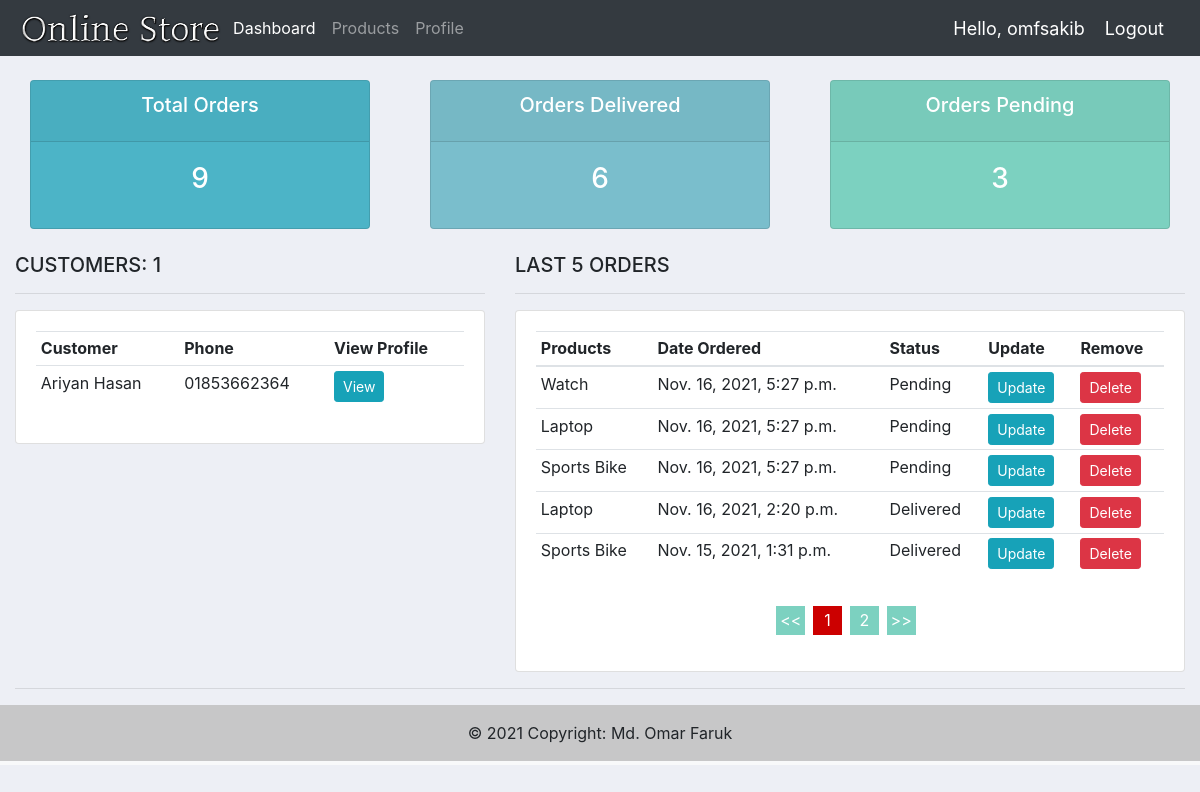
Screenshot of / (signed in) with the database file from the repository.
### accounts/models.py (models this page shows)
class Customer(models.Model):
    user = models.OneToOneField(User, null = True,blank=True ,on_delete=models.CASCADE)
    phone = models.CharField(max_length=200, null=True )
    profile_pic = models.ImageField(default="profile.png",null = True,blank = True)
    date_created = models.DateTimeField(auto_now_add=True, null=True)
    def __str__(self):
        return self.user.username

class Product(models.Model):
    shopowner = models.ForeignKey(ShopOwner, null=True, on_delete= models.SET_NULL)
    name = models.CharField(max_length=200, null=True)
    price = models.FloatField(null=True)
    category = models.ManyToManyField(Category)
    description = models.CharField(max_length=200, null=True,blank=True)
    date_created = models.DateTimeField(auto_now_add=True, null=True)
    tags = models.ManyToManyField(Tag)
    digital = models.BooleanField(default=False, null=True, blank=False)
    img = models.ImageField(default="product-pic.jpg",null = True,blank = True)
    stock = models.IntegerField(default=0, null = True,blank = True)
    discount = models.IntegerField(default=0, null = True,blank = True)
    discount_amount = models.FloatField(default=0, null = True,blank = True)
    rate = models.FloatField(default=0, null = True,blank = True)
    def __str__(self):
        return self.name

### ecommerce_web/models.py (models this page shows, shortened)
class OrderItem(models.Model):
    STATUS = (
        ('Pending','Pending'),
        ('Out for delivery', 'Out for delivery'),
        ('Delivered','Delivered')
    )
    customer = models.ForeignKey(Customer, null=True, on_delete= models.SET_NULL)
    product = models.ForeignKey(Product, on_delete=models.SET_NULL, blank=True, null=True)
    shop = models.ForeignKey(ShopOwner, on_delete=models.SET_NULL, blank=True, null=True)
    order = models.ForeignKey(Order, on_delete=models.SET_NULL, blank=True, null=True)
    quantity = models.IntegerField(default=0,null=True,blank=True)
    date_added = models.DateTimeField(auto_now_add=True)
    status = models.CharField(default="Pending",max_length=200,blank=True, null=True,choices=STATUS)

### accounts/decorators.py (the view)
    def wrapper_function(request, *args, **kwargs):
        group = None
        if request.user.groups.exists():
            group = request.user.groups.all()[0].name
        if group == 'customer':
            return redirect('store')
        if group == 'shopowner':
            return view_func(request, *args, **kwargs)

### accounts/views.py (called while the page is built)
@login_required(login_url='login')
@shopowner_only
def home(request):
    shopowner = request.user.shopowner
    orders = OrderItem.objects.filter(shop=shopowner).order_by('-date_added')
    customers = Customer.objects.all()
    total_customers = customers.count()
    total_orders = orders.count()
    delivered = orders.filter(status='Delivered').count()
    pending = orders.filter(status='Pending').count()
    context = {'orders':orders,'customers':customers,
    'total_customers':total_customers,'total_orders':total_orders,
    'delivered':delivered,'pending':pending
    }
    return render(request,'accounts/dashboard.html', context)

### accounts/templates/accounts/dashboard.html
{% extends 'accounts/main.html' %}
{% block content %}
{% include 'accounts/status.html' %}
    <br>
    <div class="row">
        <div class="col-md-5">
            <h5>CUSTOMERS: {{total_customers}}</h5>
            <hr>
            <div class="card card-body">
                <table class="table table-sm">
                    <tr>
                        <th>Customer</th>
                        <th>Phone</th>
                        <th>View Profile</th>
                    </tr>
                    {% for customer in customers %}
                    <tr>
                        <td>{{ customer.user.first_name }} {{ customer.user.last_name }}</td>
                        <td>{{ customer.phone }}</td>
                        <td><a class="btn btn-sm btn-info" href="{% url 'customer' customer.id %}">View</a></td>
                    </tr>
                    {% endfor %}
                </table>
            </div>
        </div>
        <div class="col-md-7">
            <h5>LAST 5 ORDERS</h5>
            <hr>
            <div class="card card-body">
                <table class="table table-sm paginated">
                    <thead>
                    <tr>
                        <th>Products</th>
                        <th>Date Ordered</th>
                        <th>Status</th>
                        <th>Update</th>
                        <th>Remove</th>
                    </tr>
                    </thead>
                    <tbody>
                    {% for order in orders %}
                    <tr>
                        <td>{{ order.product }}</td>
                        <td>{{ order.date_added }}</td>
                        <td>{{ order.status }}</td>
                        <td><a class="btn btn-sm btn-info" href="{% url 'update_order' order.id %}">Update</a></td>
                        <td><a class="btn btn-sm btn-danger" href="{% url 'delete_order' order.id %}">Delete</a></td>
                    </tr>
                    {% endfor %}
                    </tbody>
                </table>
            </div>
        </div>
    </div>
{% endblock %}

### accounts/templates/accounts/navbar.html (shortened to what this page needs)
{% load static %}
<nav class="navbar navbar-expand-lg navbar-dark bg-dark">
    <img src="{% static 'images/logo.png'%}" alt="" height="40px">
    <div class="collapse navbar-collapse" id="navbarNav">
      <ul class="navbar-nav">
        {% if request.user.is_staff %}
        <li class="nav-item active">
          <a class="nav-link" href="{% url 'home' %}">Dashboard</a>
        </li>
        <li class="nav-item">
          <a class="nav-link" href="{% url 'products' %}">Products</a>
        </li>
        <li class="nav-item">
          <a class="nav-link" href="{% url 'account' %}">Profile</a>
        </li>
        {% endif %}
      </ul>
    </div>
    <span class="hello-msg">Hello, {{request.user}}</span>
    <span ><a class="hello-msg" href="{% url 'logout' %}">Logout</a></span>
  </nav>

### static/css/main.css (style rules this page uses)
body { background-color: #edeff5; }

### accounts/templates/accounts/navbar.html (style rules this page uses)
.hello-msg { font-size:18px; color:#fff; margin-right: 20px; }

### rows the page displays
Customer: user.first_name "Ariyan", user.last_name "Hasan", phone "01853662364"
OrderItem: product "Watch", date_added "Nov. 16, 2021, 5:27 p.m.", status "Pending"
OrderItem: product "Laptop", date_added "Nov. 16, 2021, 5:27 p.m.", status "Pending"
OrderItem: product "Sports Bike", date_added "Nov. 16, 2021, 5:27 p.m.", status "Pending"
OrderItem: product "Laptop", date_added "Nov. 16, 2021, 2:20 p.m.", status "Delivered"
OrderItem: product "Sports Bike", date_added "Nov. 15, 2021, 1:31 p.m.", status "Delivered"

### other values shown
{{ request.user }} "omfsakib"
{{ total_orders }} "9"
{{ delivered }} "6"
{{ pending }} "3"
{{ total_customers }} "1"
